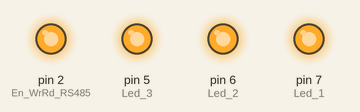
Recording of a sketch running on a simulated Arduino Uno, built with avr-gcc and run on an emulated ATmega328P. On the bench: output pins drawn as LEDs (lit = HIGH). What the sketch prints to the serial monitor is not drawn.

Above: at 0.02 s.
At 2.87 s:
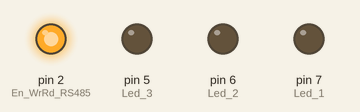
Timing chart, 0 to 3.2 s (numbered marks = the images above):
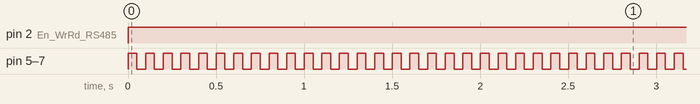

Measured:
- by itself, pin 2 (En_WrRd_RS485): LOW → HIGH at 0.00 s
- by itself, pin 5 (Led_3), pin 6 (Led_2), pin 7 (Led_1): alternates HIGH for 0.05 s and LOW for 0.05 s

The sketch:

Arduino_RS485_Master.ino
```cpp
const int En_WrRd_RS485 =  2;

const int Led_1 =  7;
const int Led_2 =  6;
const int Led_3 =  5;

char VarChar = ' ';
String BufferIn = "";
boolean StringCompleta = false;

void setup()
{
  Serial.begin(9600);

  pinMode(En_WrRd_RS485, OUTPUT);

  pinMode(Led_1, OUTPUT);
  pinMode(Led_2, OUTPUT);
  pinMode(Led_3, OUTPUT);

  digitalWrite(En_WrRd_RS485, LOW);
  digitalWrite(Led_1, LOW);
  digitalWrite(Led_2, LOW);
  digitalWrite(Led_3, LOW);
}

void loop()
{
  digitalWrite(En_WrRd_RS485, HIGH);
  Serial.print("B1#");
  digitalWrite(Led_1, HIGH);digitalWrite(Led_2, HIGH);digitalWrite(Led_3, HIGH);
  delay(50);


  digitalWrite(En_WrRd_RS485, HIGH);
  Serial.print("C1#");
  digitalWrite(Led_1, LOW);digitalWrite(Led_2, LOW);digitalWrite(Led_3, LOW);
  delay(50);

  digitalWrite(En_WrRd_RS485, HIGH);
  Serial.print("B2#");
  digitalWrite(Led_1, HIGH);digitalWrite(Led_2, HIGH);digitalWrite(Led_3, HIGH);
  delay(50);


  digitalWrite(En_WrRd_RS485, HIGH);
  Serial.print("C2#");
  digitalWrite(Led_1, LOW);digitalWrite(Led_2, LOW);digitalWrite(Led_3, LOW);
  delay(50);

  digitalWrite(En_WrRd_RS485, HIGH);
  Serial.print("B3#");
  digitalWrite(Led_1, HIGH);digitalWrite(Led_2, HIGH);digitalWrite(Led_3, HIGH);
  delay(50);


  digitalWrite(En_WrRd_RS485, HIGH);
  Serial.print("C3#");
  digitalWrite(Led_1, LOW);digitalWrite(Led_2, LOW);digitalWrite(Led_3, LOW);
  delay(50);
}
```
